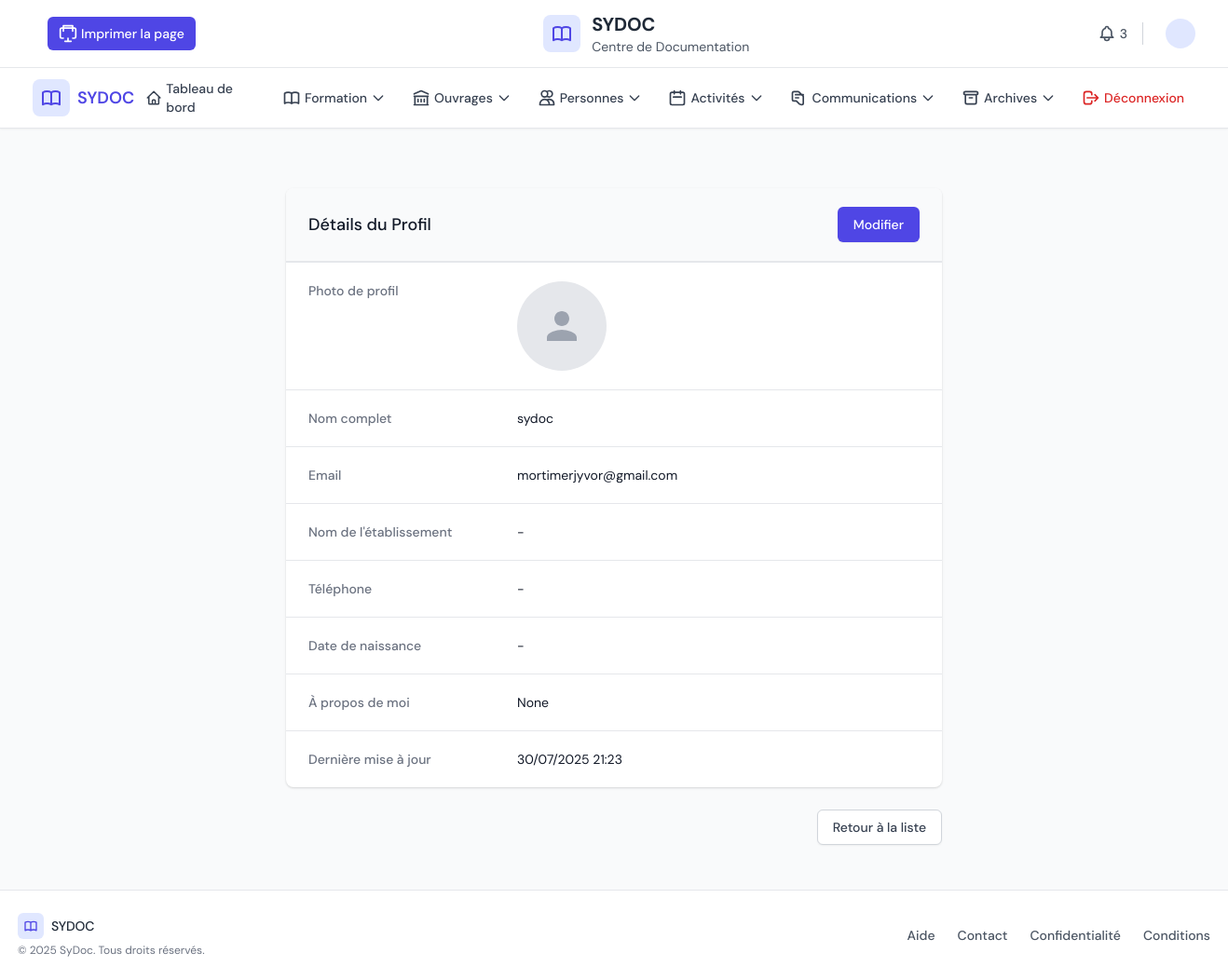
The page /center/profiles/1/ on the database as committed earlier.
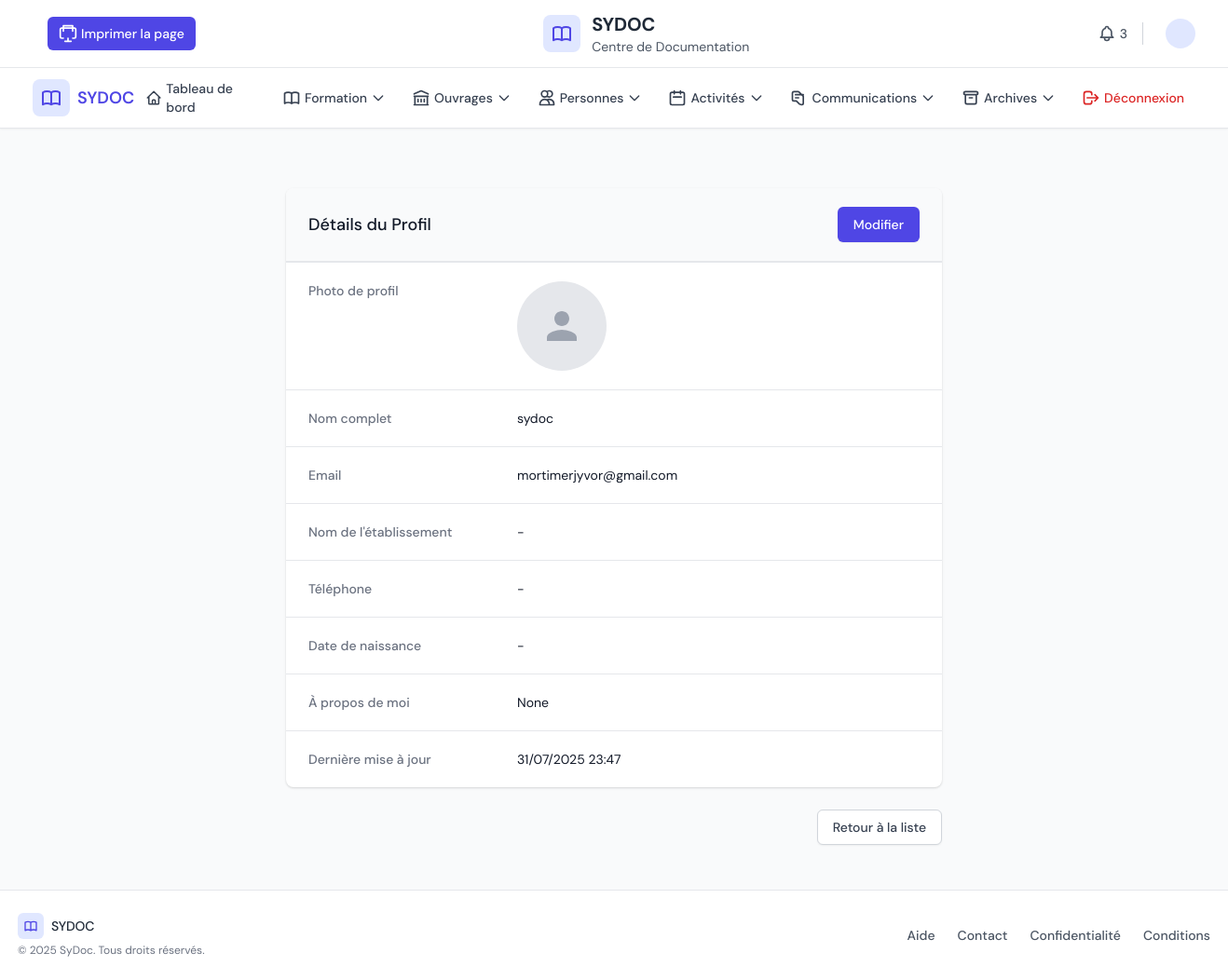
The same page on the database as committed later.
### core/models.py (models this page shows, shortened)
class Profile(models.Model):
    user = models.OneToOneField(
        User,
        on_delete=models.CASCADE,
        related_name='profile',
        verbose_name=_('Utilisateur')
    )
    profile_picture = models.ImageField(
        upload_to='profile_pics/',
        blank=True,
        null=True,
        verbose_name=_('Photo de profil'),
        help_text=_('Téléchargez une photo de profil')
    )
    establishment_name = models.CharField(
        max_length=255,
        blank=True,
        null=True,
        verbose_name=_("Nom de l'établissement"),
        help_text=_("Le nom de l'établissement où vous travaillez")
    )
    phone_number = models.CharField(
        max_length=20,
        blank=True,
        null=True,
        verbose_name=_('Numéro de téléphone'),
        validators=[DocumentationCenter.phone_regex],
        help_text=_('Format: +999999999. Maximum 15 chiffres.')
    )
    date_of_birth = models.DateField(
        blank=True,
        null=True,
        verbose_name=_('Date de naissance'),
        help_text=_('Format: JJ/MM/AAAA')
    )
    bio = models.TextField(
        blank=True,
        null=True,
        verbose_name=_('À propos de moi'),
        help_text=_('Une brève description de vous-même')
    )
    updated_at = models.DateTimeField(auto_now=True, verbose_name=_('Dernière mise à jour'))
    class Meta:
        verbose_name = _('Profil')
        verbose_name_plural = _('Profils')

### center_panel/views.py (the view)
# urls.py: path('profiles/<int:pk>/', views.profile_detail, name='profile_detail'),
def profile_detail(request, pk):
    profile = get_object_or_404(Profile, pk=pk)
    context = {
        'profile': profile,
        'title': f'Profil de {profile.user.get_full_name() or profile.user.username}'
    }
    return render(request, 'center_panel/profiles/profile_detail.html', context)

### center_panel/templates/center_panel/profiles/profile_detail.html (shortened to what the changed rows need)
{% extends 'center_panel/base.html' %}
{% load static i18n %}
{% block content %}
<div class="py-6">
    <div class="max-w-3xl mx-auto px-4 sm:px-6 lg:px-8">
        <div class="bg-white shadow overflow-hidden sm:rounded-lg">
            <div class="border-t border-gray-200 px-4 py-5 sm:p-0">
                <dl class="sm:divide-y sm:divide-gray-200">
                    <div class="py-4 sm:py-5 sm:grid sm:grid-cols-3 sm:gap-4 sm:px-6">
                        <dt class="text-sm font-medium text-gray-500">
                            {% trans 'Nom complet' %}
                        </dt>
                        <dd class="mt-1 text-sm text-gray-900 sm:mt-0 sm:col-span-2">
                            {{ profile.user.get_full_name|default:profile.user.username }}
                        </dd>
                    </div>
                    <div class="py-4 sm:py-5 sm:grid sm:grid-cols-3 sm:gap-4 sm:px-6">
                        <dt class="text-sm font-medium text-gray-500">
                            {% trans 'Email' %}
                        </dt>
                        <dd class="mt-1 text-sm text-gray-900 sm:mt-0 sm:col-span-2">
                            {{ profile.user.email }}
                        </dd>
                    </div>
                    <div class="py-4 sm:py-5 sm:grid sm:grid-cols-3 sm:gap-4 sm:px-6">
                        <dt class="text-sm font-medium text-gray-500">
                            {% trans "Nom de l'établissement" %}
                        </dt>
                        <dd class="mt-1 text-sm text-gray-900 sm:mt-0 sm:col-span-2">
                            {{ profile.establishment_name|default:"-" }}
                        </dd>
                    </div>
                    <div class="py-4 sm:py-5 sm:grid sm:grid-cols-3 sm:gap-4 sm:px-6">
                        <dt class="text-sm font-medium text-gray-500">
                            {% trans 'Téléphone' %}
                        </dt>
                        <dd class="mt-1 text-sm text-gray-900 sm:mt-0 sm:col-span-2">
                            {{ profile.phone_number|default:"-" }}
                        </dd>
                    </div>
                    <div class="py-4 sm:py-5 sm:grid sm:grid-cols-3 sm:gap-4 sm:px-6">
                        <dt class="text-sm font-medium text-gray-500">
                            {% trans 'Date de naissance' %}
                        </dt>
                        <dd class="mt-1 text-sm text-gray-900 sm:mt-0 sm:col-span-2">
                            {{ profile.date_of_birth|date:"d/m/Y"|default:"-" }}
                        </dd>
                    </div>
                    <div class="py-4 sm:py-5 sm:grid sm:grid-cols-3 sm:gap-4 sm:px-6">
                        <dd class="mt-1 text-sm text-gray-900 sm:mt-0 sm:col-span-2">
                            {{ profile.bio|linebreaks|default:"-" }}
                        </dd>
                    </div>
                    <div class="py-4 sm:py-5 sm:grid sm:grid-cols-3 sm:gap-4 sm:px-6">
                        <dt class="text-sm font-medium text-gray-500">
                            {% trans 'Dernière mise à jour' %}
                        </dt>
                        <dd class="mt-1 text-sm text-gray-900 sm:mt-0 sm:col-span-2">
                            {{ profile.updated_at|date:"d/m/Y H:i" }}
                        </dd>
                    </div>
                </dl>
            </div>
        </div>
    </div>
</div>
{% endblock %}

Rows that differ between the two databases and show on the page:
changed Profile "None": updated_at "30/07/2025 21:23" → "31/07/2025 23:47"
